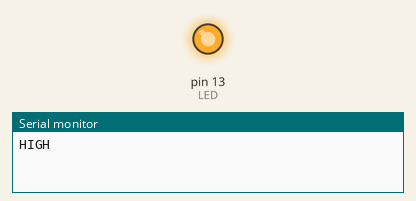
Recording of a sketch running on a simulated Arduino Uno, built with avr-gcc and run on an emulated ATmega328P. On the bench: output pins drawn as LEDs (lit = HIGH), the last lines printed to the serial monitor.

Above: at 1.0 s.
At 3.0 s:
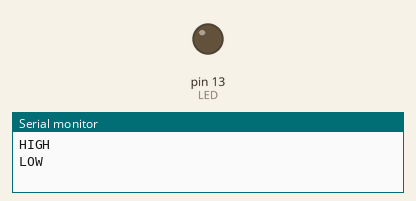
Timing chart, 0 to 5.2 s (numbered marks = the images above):
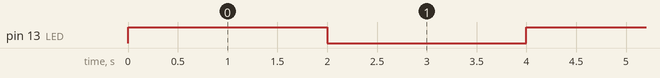

The sketch:

LED_test_copy_20251118172702.ino
```cpp
// LED test2

const int LED = 13;

void setup() {
  // put your setup code here, to run once:
  pinMode(LED, OUTPUT);
  Serial.begin(115200);
}

void loop() {
  // put your main code here, to run repeatedly:
  digitalWrite(LED, HIGH);
  Serial.println("HIGH");
  delay(2000);
  digitalWrite(LED, LOW);
  Serial.println("LOW");
  delay(2000);
}
```

Measured:
- by itself, pin 13 (LED): alternates HIGH for 2.0 s and LOW for 2.0 s
